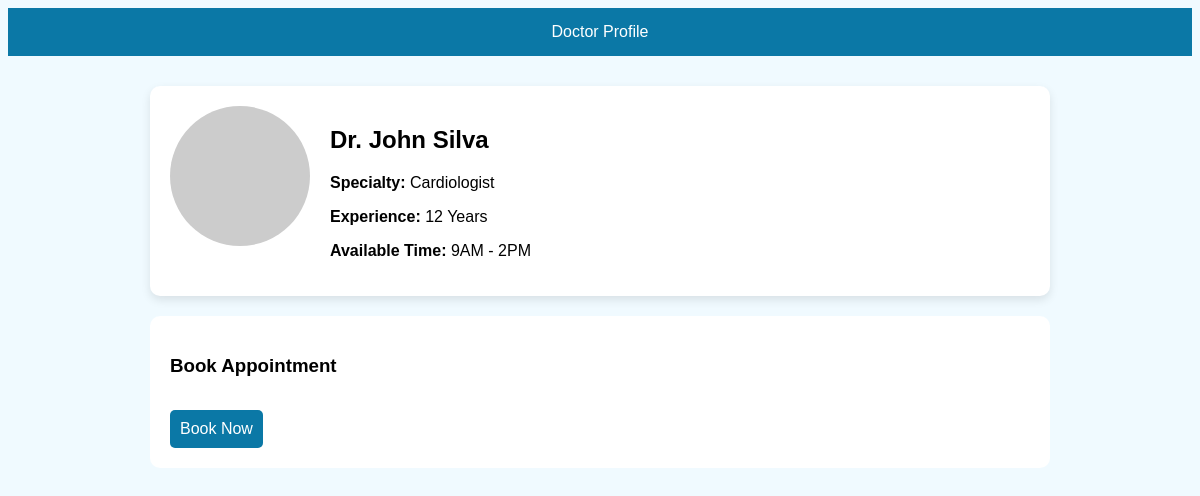
The app's page /doctor-profile.php?id=1 with its own data.
### tables this page shows
CREATE TABLE doctors (
    id INT AUTO_INCREMENT PRIMARY KEY,
    name VARCHAR(100) NOT NULL,
    specialization VARCHAR(100) NOT NULL,
    experience VARCHAR(50),
    available_time VARCHAR(100)
);

### doctor-profile.php (the view, shortened to what this page needs)
<?php
include "db.php";
$id = (int) $_GET['id'];
$sql = "SELECT * FROM doctors WHERE id = $id";
$result = $conn->query($sql);
$doctor = $result->fetch_assoc();
?>
<!DOCTYPE html>
<html lang="en">
<head>
</head>
<body>
<header>Doctor Profile</header>
<div class="container">
<div class="profile">
    <img src="https://via.placeholder.com/140" alt="Doctor">
    <div>
        <h2><?php echo htmlspecialchars($doctor['name']); ?></h2>
        <p><strong>Specialty:</strong> <?php echo htmlspecialchars($doctor['specialization']); ?></p>
        <p><strong>Experience:</strong> <?php echo htmlspecialchars($doctor['experience']); ?></p>
        <p><strong>Available Time:</strong> <?php echo htmlspecialchars($doctor['available_time']); ?></p>
    </div>
</div>
<div class="schedule">
    <h3>Book Appointment</h3>
    <a class="btn" href="appointment-booking.php?doctor_id=<?php echo $doctor['id']; ?>">
        Book Now
    </a>
</div>
</div>
</body>
</html>

### doctor-profile.php (style rules this page uses)
body { font-family: Arial; background: #f0faff; }
header { background: #0b78a6; color: white; padding: 15px; text-align: center; }
.container { width: 90%; max-width: 900px; margin: 30px auto; }
.profile { background: white; padding: 20px; border-radius: 10px; display: flex; gap: 20px; box-shadow: 0 4px 10px rgba(0,0,0,0.1); }
.profile img { width: 140px; height: 140px; border-radius: 50%; }
.schedule { margin-top: 20px; background: white; padding: 20px; border-radius: 10px; }
.btn { display: inline-block; margin-top: 15px; background: #0b78a6; color: white; padding: 10px; text-decoration: none; border-radius: 5px; }

### records on screen
doctors: name "Dr. John Silva", specialization "Cardiologist", experience "12 Years", available_time "9AM - 2PM"
